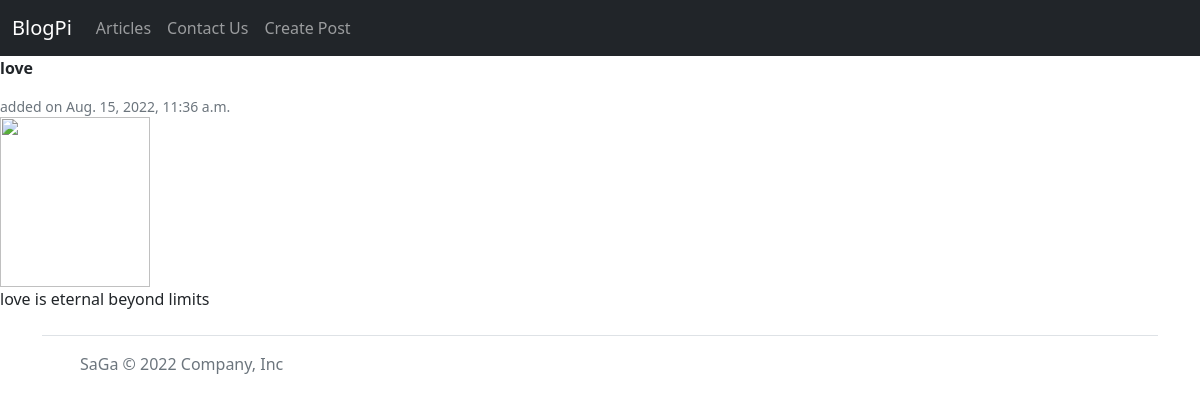
Page /love-is-eternal/ on the committed database.
### post/models.py (models this page shows, shortened)
class Post(models.Model):
    title = models.CharField(max_length=500)
    description = models.TextField(default=False)
    slug = models.SlugField(default=False)
    date = models.DateTimeField(auto_now_add=True)
    class Meta:
        ordering = ['-date']

### post/views.py (the view)
# urls.py: path('<slug:slug>/',views.post_details,name ="post_detail"),
def post_details(request,slug):
    post = Post.objects.get(slug=slug)
    return render(request,'post_detail.html',{'post':post})

### templates/post_detail.html (shortened to what this page needs)
{% extends 'base.html' %}
{% block body %}
<div class="col">
        <div class="card-body">
            <p class="card-text"><b>{{post.title}}</b></p>
            <div class="d-flex justify-content-between align-items-center">
                <small class="text-muted">added on {{post.date}}</small>
            </div>
        </div>
        <img src="https://source.unsplash.com/random/anyxany/?{{post.title}}" width="150" height="170" />
        <p class="card-text">{{post.description}}</p>
</div>
{% endblock %}

### rows in the picture
Post: title "love", date "Aug. 15, 2022, 11:36 a.m.", description "love is eternal beyond limits"
